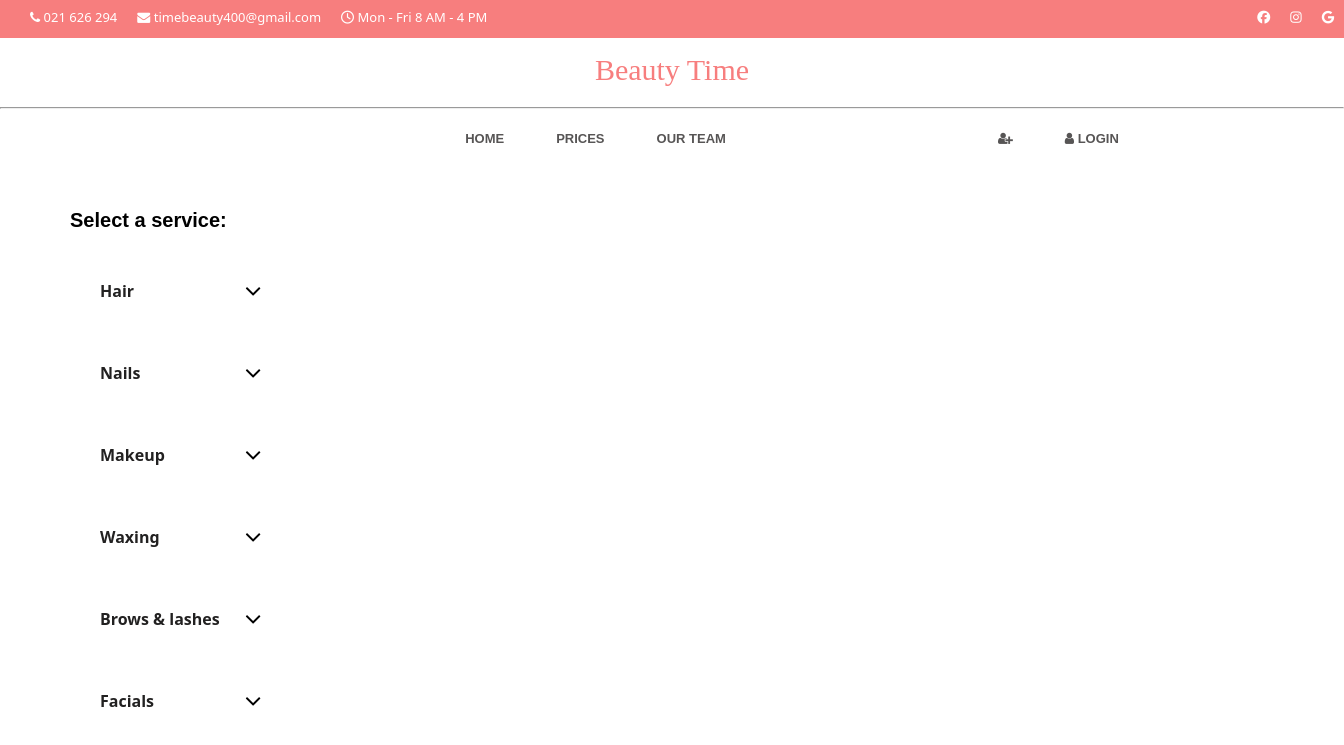
Page /reservation_service/ on the committed database.
### app1/models.py (models this page shows)
class ServiceCategory(models.Model):
    name = models.CharField(max_length=255)
    image = models.ImageField(upload_to='images/', blank=True)
    def __str__(self):
        return ' %s' % (self.name)

### app1/views.py (the view)
# urls.py: path('reservation_service/', views.reservation_service, name = 'reservation_service'),
def reservation_service(request):
    services = Service.objects.all()
    categories = ServiceCategory.objects.all()
    return render(request, 'reservation_service.html', {"services":services, 'categories':categories})

### app1/models.py (called while the page is built)
    def __str__(self):
        return ' %s' % (self.name)

### app1/templates/reservation_service.html (shortened to what this page needs)
{% extends 'base.html' %}
{% block reservation_service_block %}
<div class="reservation_table">
<table id="service_table">
  <span id="title_reservation_service">Select a service:</span><br><br>
  {% for category in categories %}
    <tr>
      <td id="category_name">{{ category }}</td>
      <td><button onclick="showServices('{{category.id}}')" style="background-color: white;border:none; font-size:28px;"><i class="fa fa-angle-down" style="font-size:26px"></i></button></td>
    </tr>
    <tr>
      <td colspan="2">
      </td>
    </tr>
  {% endfor %}
  </table>
</div>
{% endblock %}

### app1/static/css/style.css (style rules this page uses)
table, th, td { padding: 5px; }
table { border-spacing: 15px; }

### app1/templates/base.html (style rules this page uses)
* { margin: 0; padding: 0; }

### app1/templates/reservation_service.html (style rules this page uses)
#title_reservation_service { position: relative; font-family: Arial, Helvetica, sans-serif; top: 90px; margin-left: 70px; font-size: 20px; font-weight: 600; }
#service_table { position: relative; margin-left: 75px; top: 90px; font-family: system-ui; }
#category_name { color: rgb(34, 33, 33); font-weight: 600; }

### rows in the picture
ServiceCategory: name "Hair"
ServiceCategory: name "Nails"
ServiceCategory: name "Makeup"
ServiceCategory: name "Waxing"
ServiceCategory: name "Brows & lashes"
ServiceCategory: name "Facials"
